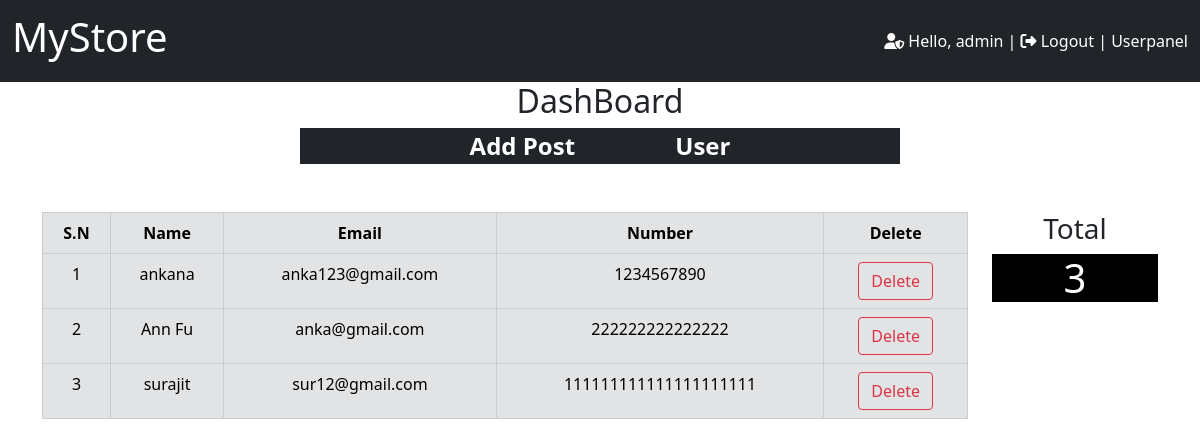
Page /admin/user.php (signed in) on the committed database.
### tables this page shows
CREATE TABLE `tbluser` (
  `Id` int(11) NOT NULL,
  `UserName` varchar(100) NOT NULL,
  `Email` varchar(100) NOT NULL,
  `Number` varchar(200) NOT NULL,
  `Password` varchar(100) NOT NULL
);

### admin/user.php (the view, shortened to what this page needs)
<!DOCTYPE html>
<html lang="en">
<head>
    <link href="https://cdn.jsdelivr.net/npm/bootstrap@5.0.2/dist/css/bootstrap.min.css" rel="stylesheet">
</head>
<body>
    <?php
    include 'mystore.php';
    $conn=mysqli_connect('localhost','root','','ecommerce');
    $Record=mysqli_query($conn,"SELECT * FROM `tbluser`");
    $row_count=mysqli_num_rows($Record);
    ?>
    <div class="container mt-5">
        <div class="row">
            <div class="col-md-10">
    <table class="table table-secondary table-bordered">
        <thead class="text-center">
            <th>S.N</th>
            <th>Name</th>
            <th>Email</th>
            <th>Number</th>
            <th>Delete</th>
        </thead>
        <tbody class="text-center">
            <?php
                $i=0;
                while($row=mysqli_fetch_array($Record)){
                    echo "
                    <tr>
                        <td> ";?><?php echo ++$i; ?><?php echo "</td>
                        <td>$row[UserName]</td>
                        <td>$row[Email]</td>
                        <td>$row[Number]</td>
                        <td><a href='delete.php? ID=$row[Id]' class='btn btn-outline-danger'>Delete</a></td>
                    </tr>
                    ";
                }
            ?>
        </tbody>
    </table>
    </div>
    <div class="col-md-2 pr-5 text-center">
        <h3>Total</h3>
        <h1 style="background-color: black; color: white;"><?php echo $row_count; ?></h1>
    </div>
    </div>
    </div>
</body>
</html>

### rows in the picture
tbluser: UserName "ankana", Email "anka123@gmail.com", Number "1234567890"
tbluser: UserName "Ann Fu", Email "anka@gmail.com", Number "222222222222222"
tbluser: UserName "surajit", Email "sur12@gmail.com", Number "111111111111111111111"

### other values in the picture
$_SESSION['user_name'] "admin"
$row_count "3"
